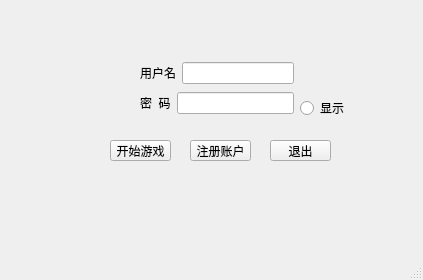
<?xml version="1.0" encoding="UTF-8"?>
<ui version="4.0">
 <class>MainWindow</class>
 <widget class="QMainWindow" name="MainWindow">
  <property name="geometry">
   <rect>
    <x>0</x>
    <y>0</y>
    <width>423</width>
    <height>280</height>
   </rect>
  </property>
  <property name="windowTitle">
   <string>MainWindow</string>
  </property>
  <widget class="QWidget" name="centralwidget">
   <widget class="QPushButton" name="btn_inlog">
    <property name="geometry">
     <rect>
      <x>110</x>
      <y>140</y>
      <width>61</width>
      <height>21</height>
     </rect>
    </property>
    <property name="text">
     <string>开始游戏</string>
    </property>
   </widget>
   <widget class="QPushButton" name="but_reg">
    <property name="geometry">
     <rect>
      <x>190</x>
      <y>140</y>
      <width>61</width>
      <height>21</height>
     </rect>
    </property>
    <property name="text">
     <string>注册账户</string>
    </property>
   </widget>
   <widget class="QPushButton" name="but_quit">
    <property name="geometry">
     <rect>
      <x>270</x>
      <y>140</y>
      <width>61</width>
      <height>21</height>
     </rect>
    </property>
    <property name="text">
     <string>退出</string>
    </property>
   </widget>
   <widget class="QRadioButton" name="radioButton">
    <property name="geometry">
     <rect>
      <x>300</x>
      <y>100</y>
      <width>61</width>
      <height>16</height>
     </rect>
    </property>
    <property name="text">
     <string>显示</string>
    </property>
   </widget>
   <widget class="QWidget" name="">
    <property name="geometry">
     <rect>
      <x>140</x>
      <y>60</y>
      <width>154</width>
      <height>56</height>
     </rect>
    </property>
    <layout class="QVBoxLayout" name="verticalLayout_2">
     <item>
      <layout class="QHBoxLayout" name="horizontalLayout">
       <item>
        <widget class="QLabel" name="label">
         <property name="text">
          <string>用户名</string>
         </property>
        </widget>
       </item>
       <item>
        <widget class="QLineEdit" name="let_name">
         <property name="text">
          <string/>
         </property>
        </widget>
       </item>
      </layout>
     </item>
     <item>
      <layout class="QHBoxLayout" name="horizontalLayout_2">
       <item>
        <widget class="QLabel" name="label_2">
         <property name="text">
          <string>密  码</string>
         </property>
        </widget>
       </item>
       <item>
        <widget class="QLineEdit" name="let_passwd"/>
       </item>
      </layout>
     </item>
    </layout>
   </widget>
  </widget>
  <widget class="QMenuBar" name="menubar">
   <property name="geometry">
    <rect>
     <x>0</x>
     <y>0</y>
     <width>423</width>
     <height>21</height>
    </rect>
   </property>
  </widget>
  <widget class="QStatusBar" name="statusbar"/>
 </widget>
 <resources/>
 <connections/>
</ui>
